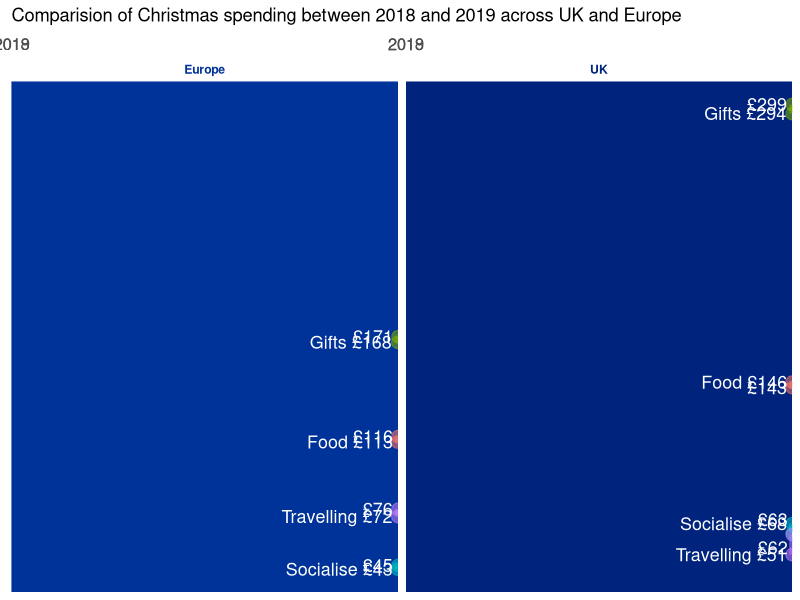
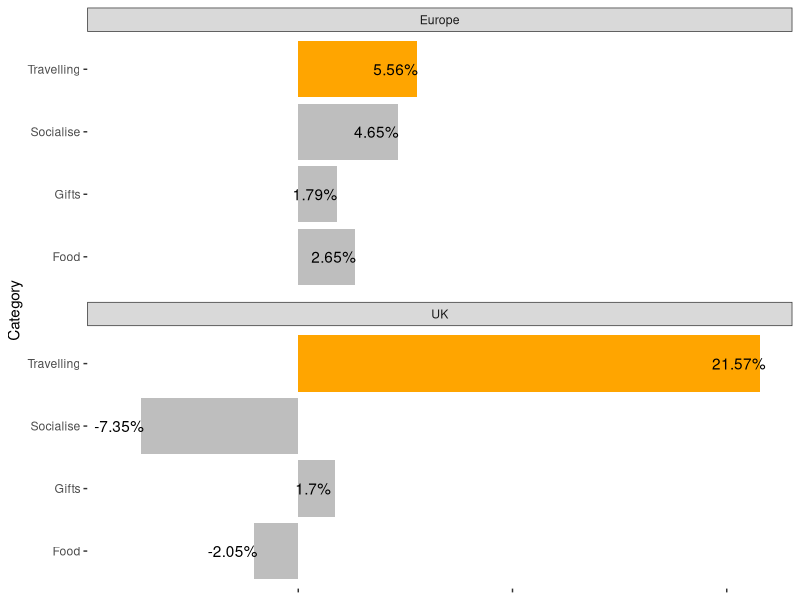

The R source for these figures, in order:
library(readxl)
library(tidyverse)
library(ggrepel)

christmasspending<- readxl::read_xlsx("./Christmas_spending/Data/Christmas spending.xlsx")
christmasspending<- christmasspending %>% rename(SpendingAmount=`Amount in £`)
cmasNonTotal <- christmasspending %>% filter(Category != "Total")
## find any missing values
myplot<-ggplot(data = cmasNonTotal, 
               mapping = aes(x=Year,y=SpendingAmount,group=Category)) +
  geom_line(aes(colour=Category,alpha=.5),size=2) +
  geom_point(aes(colour=Category,alpha=.5),size=4) +
  geom_text_repel(data = cmasNonTotal%>%filter(Year=="2018")
                  ,color="white"
                  ,nudge_x = -.45
                  ,mapping = aes(label=paste0(Category," ", "£",as.character(SpendingAmount)),
                                 hjust = "left", 
                                 size = 1)) +
  geom_text_repel(data = cmasNonTotal%>%filter(Year=="2019")
                  ,color='white'
                  ,nudge_x = .25
                  ,mapping = aes(label=paste0( "£",as.character(SpendingAmount)),
                                 hjust = "left", 
                                 size = 1 
                                 
                  ))+
  
  
  scale_x_discrete(position = "top",limit=c("2018","2019")) +
  
  theme_bw() +
  
  theme(legend.position = "none") +
  theme(panel.border = element_blank()) +
  
  theme(axis.title.y     = element_blank()) +
  theme(axis.text.y      = element_blank()) +
  theme(panel.grid.major.y = element_blank()) +
  theme(panel.grid.minor.y = element_blank()) +
  # Remove a few things from the x axis and increase font size
  theme(axis.title.x     = element_blank()) +
  theme(panel.grid.major.x = element_blank()) +
  theme(axis.text.x.top      = element_text(size=12)) +
  # Remove x & y tick marks
  theme(axis.ticks       = element_blank()) +
  facet_wrap(.~Region) +
  theme(strip.background = element_rect(
    color="white", fill="white"
  )) +
  
  theme(strip.text = element_text(face = "bold")) +
  
  #   #titles
  labs( title = "Comparision of Christmas spending between 2018 and 2019 across UK and Europe")

grb<-ggplotGrob(myplot)

grb$grobs[[2]]$children[[1]]$children[[1]]$gp$fill<-"#003399"
grb$grobs[[3]]$children[[1]]$children[[1]]$gp$fill<-"#00247D"
# # texts to match color
grb$grobs[[12]]$grobs[[1]]$children[[2]]$children[[1]]$gp$col<-"#003399"
grb$grobs[[13]]$grobs[[1]]$children[[2]]$children[[1]]$gp$col<-"#00247D"
plot(grb)

spendanalysis<-cmasNonTotal %>% pivot_wider(names_from = "Year",values_from = "SpendingAmount")
#spendanalysis<-spendanalysis %>% mutate(PercentChange= ((`2019`-`2018`)/`2018`)*100)
spendanalysis<-spendanalysis %>% 
  mutate(PercentChange= round(((`2019`-`2018`)/`2018`)*100,4)) %>%
  group_by(Region) %>%
  mutate(IsMax= if_else(PercentChange==max(PercentChange),1,0))
spendanalysis
                          
#round(((`2019`-`2018`)/`2018`)*100,4)
# spendanalysis<-spendanalysis %>% group_by(Region) %>% 
#   mutate("Total_2018"=sum(`2018`),"Total_2019"=sum(`2019`)) %>%
#   mutate("PropOfTotal2018"= (`2018`/Total_2018)*100,"PropOfTotal2019"= (`2019`/Total_2019)*100 )
  

ggplot(data = spendanalysis ,aes(x=Category,y=PercentChange,fill=factor(IsMax))) +
  geom_bar(stat = "identity") +
  scale_fill_manual(values=c("1"="orange","0"="gray")) +
  geom_text(mapping = aes(label=paste0(round(PercentChange,2),"%")),nudge_y = -1) +  
  facet_wrap(~Region,ncol = 1) +
  theme(legend.position = "none") +
  theme_bw() +
  theme(legend.position = "none") +
  
  theme(panel.border = element_blank()) +
  theme(axis.title.x     = element_blank()) +
  theme(axis.text.x      = element_blank()) +
  theme(panel.grid.major.x = element_blank()) +
  theme(panel.grid.minor.x = element_blank()) +
  theme(panel.grid.major.y = element_blank()) +
  theme(panel.grid.minor.y = element_blank()) +
  
    coord_flip()
  